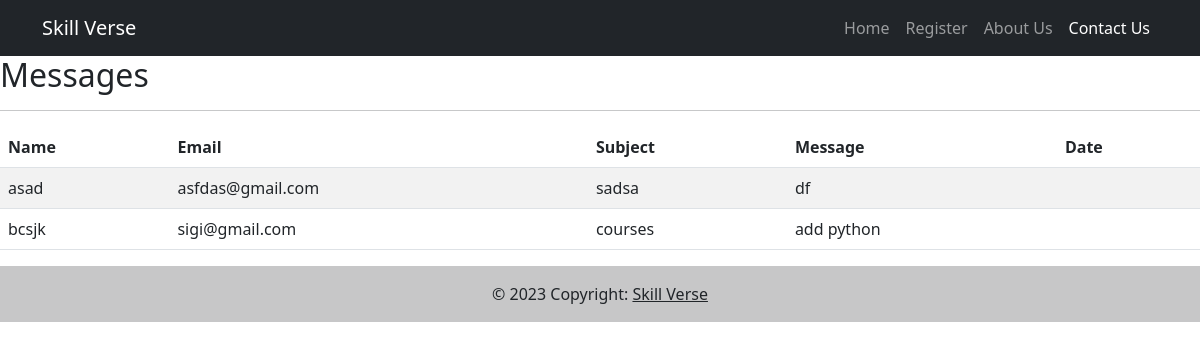
The page /messages on the database its author committed.
### tables this page shows
CREATE TABLE leads (
    name TEXT, 
    email TEXT, 
    subject TEXT,
    message TEXT
    );

### app.py (the view)
@app.route("/messages", methods=["GET"])
def messages():
    conn = get_db_connection()
    messages = conn.execute('SELECT * FROM leads').fetchall()
    conn.close()
    return render_template('messages.html', messages=messages)

### app.py (called while the page is built)
def get_db_connection():
    conn = sqlite3.connect('database.db')
    conn.row_factory = sqlite3.Row
    return conn

### templates/messages.html (shortened to what this page needs)
{% extends "layout.html" %}
{% set active_page = "contact" %}
{% block content %}
<div>
    <h2>Messages</h2>
    <hr class="divider">
    <div class="row">
        <div class="col-12">
            <table class="table table-striped">
                <thead>
                    <tr>
                        <th scope="col">Name</th>
                        <th scope="col">Email</th>
                        <th scope="col">Subject</th>
                        <th scope="col">Message</th>
                        <th scope="col">Date</th>
                    </tr>
                </thead>
                <tbody>
                    {% for message in messages %}
                    <tr>
                        <td>{{message.name}}</td>
                        <td>{{message.email}}</td>
                        <td>{{message.subject}}</td>
                        <td>{{message.message}}</td>
                        <td>{{message.date}}</td>
                    </tr>
                    {% endfor %}
                </tbody>
            </table>
        </div>
    </div>
</div>
{% endblock %}

### static/css/style.css (style rules this page uses)
:root { --success-color: #2ecc71; --error-color: #e74c3c; --brand-color-1: #E9F1FA; --brand-color-2: #007399; --brand-color-3: #00ABE4; }

### rows shown on the page
leads: name "asad", email "asfdas@gmail.com", subject "sadsa", message "df"
leads: name "bcsjk", email "sigi@gmail.com", subject "courses", message "add python"
